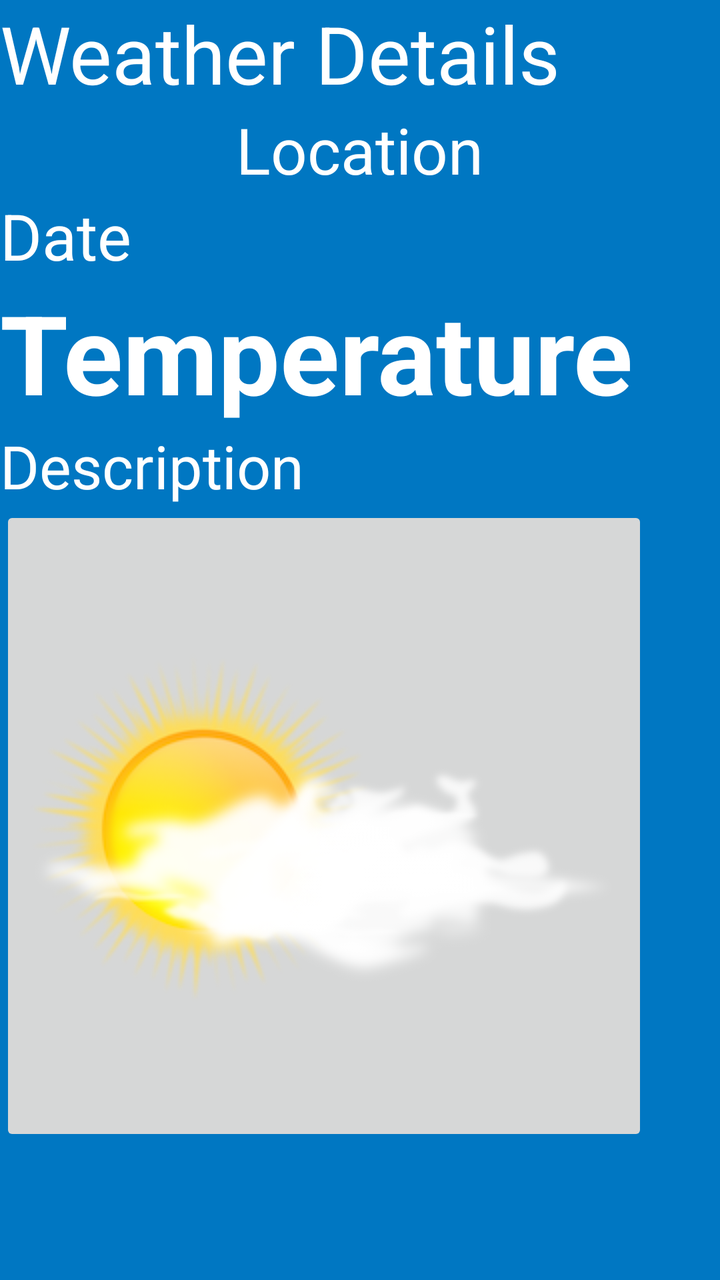
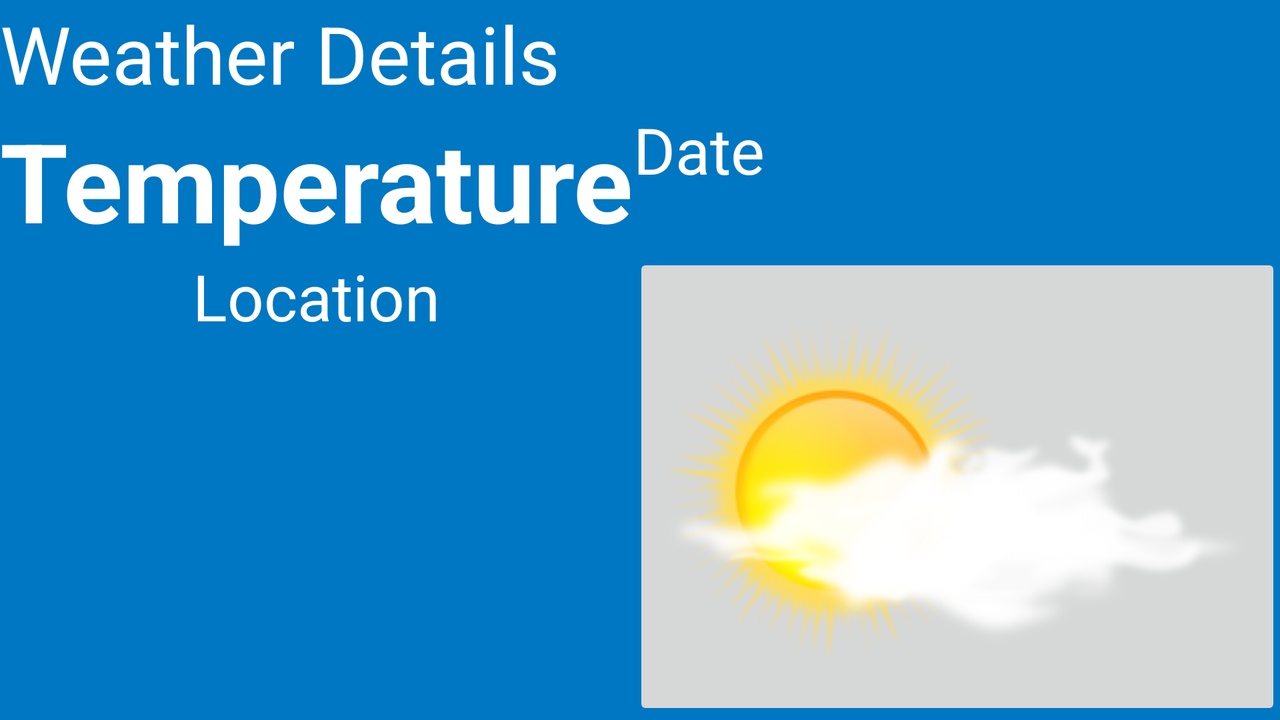

One screen, two layout resources from the same app: the default and the repository's alternative for another configuration. Each is rendered where Android would select it; the XML of both is given below.
<!-- AndroidManifest.xml: application theme Theme.AppCompat.Light.DarkActionBar -->
<!-- res/layout/fragment_details.xml -->
<LinearLayout xmlns:android="http://schemas.android.com/apk/res/android"
    xmlns:app="http://schemas.android.com/apk/res-auto"
    xmlns:tools="http://schemas.android.com/tools"
    android:layout_width="match_parent"
    android:layout_height="match_parent"
    android:orientation="vertical"
    android:background="@color/colorPrimaryDark"
    android:id="@+id/linear"
    tools:context="com.zybooks.team4_hw3.DetailsFragment">

    <TextView
        android:id="@+id/textView2"
        android:layout_width="match_parent"
        android:layout_height="wrap_content"
        android:text="@string/weather_details"
        android:textSize="40dp"
        android:textColor="@color/colorText"
        android:layout_gravity="center"/>

    <TextView
        android:layout_gravity="center_horizontal"
        android:id="@+id/location_name"
        android:layout_width="wrap_content"
        android:layout_height="wrap_content"
        android:text="@string/location_name"
        android:textColor="@color/colorText"
        android:textSize="32dp"
        android:visibility="visible" />

    <TableLayout android:layout_height="match_parent"
        android:layout_width="match_parent"
        android:id="@+id/table"
        android:stretchColumns="2">
        <TableRow>

            <TextView

                android:id="@+id/date"
                android:layout_width="240dp"
                android:layout_height="match_parent"
                android:text="@string/date"
                android:textColor="@color/colorText"
                android:textSize="32dp"
                android:visibility="visible" />


        </TableRow>

        <TableRow>

            <TextView
                android:id="@+id/temp"
                android:textSize="55dp"
                android:textStyle="bold"
                android:text="@string/temperature"
                android:textColor="@color/colorText"
                android:visibility="visible" />

        </TableRow>
        <TableRow>

            <TextView
                android:id="@+id/desc"
                android:text="@string/description"
                android:visibility="visible"
                android:textColor="@color/colorText"
                android:textSize="30sp" />
        </TableRow>

        <TableRow android:layout_height="wrap_content">

            <ImageButton
                android:id="@+id/weather"
                android:layout_width="wrap_content"
                android:layout_height="wrap_content"
                android:src="@drawable/sunny"/>
        </TableRow>


    </TableLayout>
</LinearLayout>
<!-- resources referenced by this layout -->
<resources>
  <color name="colorPrimaryDark">#0077c2</color>
  <color name="colorText">#FFF</color>
  <!-- drawable sunny: png bitmap (drawable, 52860 bytes) -->
  <string name="date">Date</string>
  <string name="description">Description</string>
  <string name="location_name">Location</string>
  <string name="temperature">Temperature</string>
  <string name="weather_details">Weather Details</string>
</resources>
<!-- res/layout-land/fragment_details.xml (the repository's variant of the layout above) -->
<!-- drawn on the phone turned sideways -->
<LinearLayout xmlns:android="http://schemas.android.com/apk/res/android"
    xmlns:app="http://schemas.android.com/apk/res-auto"
    xmlns:tools="http://schemas.android.com/tools"
    android:layout_width="match_parent"
    android:layout_height="match_parent"
    android:orientation="vertical"
    android:background="@color/colorPrimaryDark"
    android:id="@+id/linear"
    tools:context="com.zybooks.team4_hw3.DetailsFragment">

    <TextView
        android:id="@+id/textView2"
        android:layout_width="match_parent"
        android:layout_height="wrap_content"
        android:text="@string/weather_details"
        android:textSize="40sp"
        android:textColor="@color/colorText"
        android:layout_gravity="center"/>

    <TableLayout android:layout_height="wrap_content"
        android:layout_width="match_parent"
        android:id="@+id/table"
        android:stretchColumns="2">
        <TableRow>

            <TextView
                android:id="@+id/temp"
                android:layout_width="wrap_content"
                android:layout_height="wrap_content"
                android:text="@string/temperature"
                android:textColor="@color/colorText"
                android:textSize="55sp"
                android:textStyle="bold"
                android:visibility="visible" />

            <TextView
                android:layout_column="2"
                android:id="@+id/date"
                android:layout_width="240dp"
                android:layout_height="match_parent"
                android:text="@string/date"
                android:textColor="@color/colorText"
                android:textSize="32sp"
                android:visibility="visible" />
        </TableRow>

        <TableRow>

            <TextView
                android:id="@+id/location_name"
                android:layout_width="wrap_content"
                android:layout_height="wrap_content"
                android:layout_gravity="center_horizontal"
                android:text="@string/location_name"
                android:textColor="@color/colorText"
                android:textSize="32sp"
                android:visibility="visible" />
            <ImageButton
                android:id="@+id/weather"
                android:layout_width="wrap_content"
                android:layout_height="wrap_content"
                android:layout_column="2"
                android:contentDescription="@string/image_content"
                android:src="@drawable/sunny" />
        </TableRow>

        <TableRow >


        </TableRow>


    </TableLayout>
</LinearLayout>
<!-- resources referenced by the variant -->
<!-- as the phone turned sideways resolves them -->
<resources>
  <color name="colorPrimaryDark">#0077c2</color>
  <color name="colorText">#FFF</color>
  <!-- drawable sunny: png bitmap (drawable, 52860 bytes) -->
  <string name="date">Date</string>
  <string name="image_content">Image representation of weather</string>
  <string name="location_name">Location</string>
  <string name="temperature">Temperature</string>
  <string name="weather_details">Weather Details</string>
</resources>
